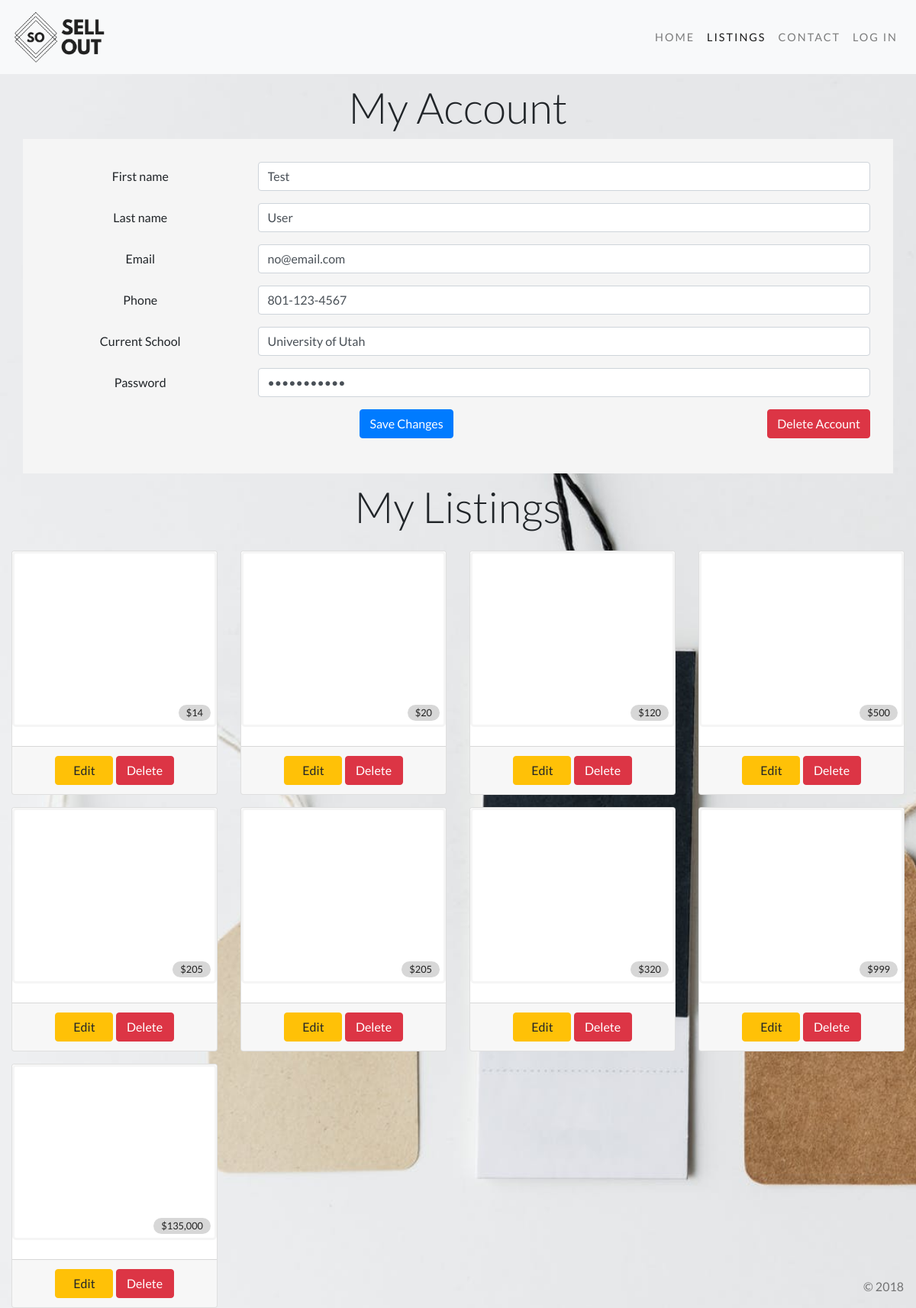
The page /profile.php on the database as committed earlier.
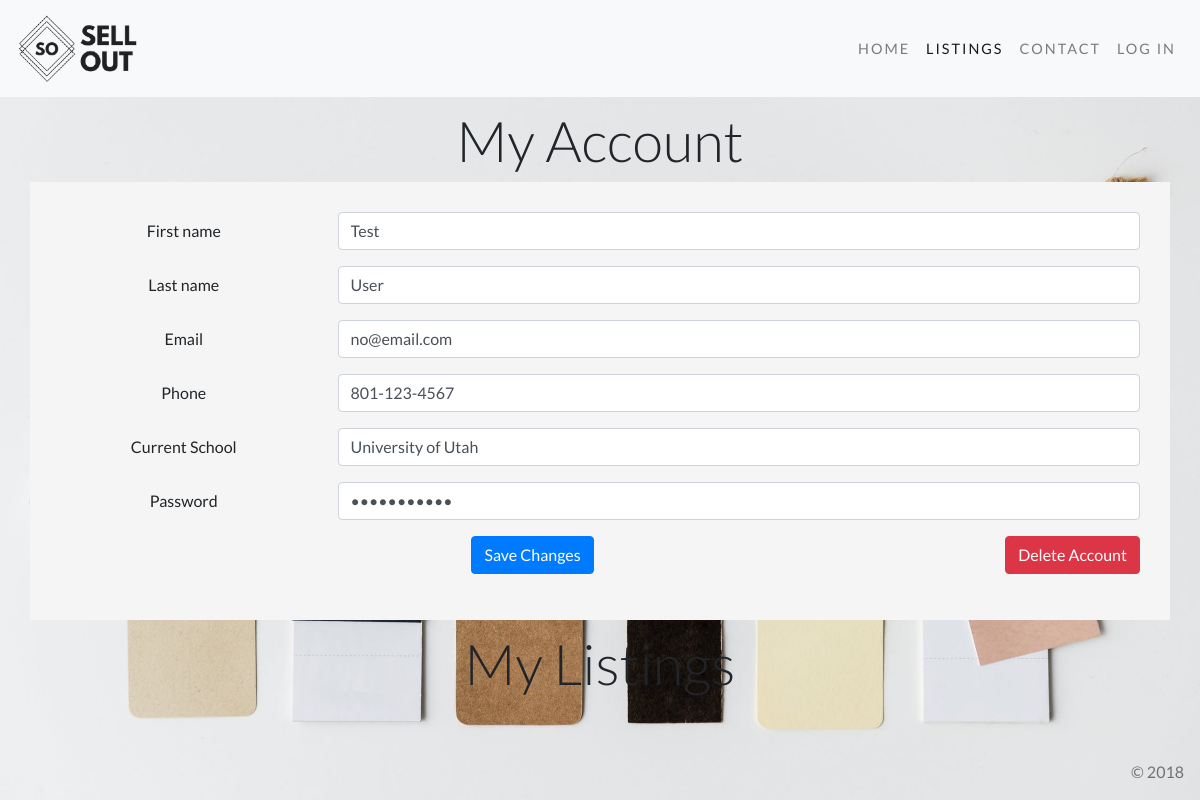
The same page on the database as committed later.
### tables this page shows
CREATE TABLE `listings` (
  `listing_id` int(11) NOT NULL,
  `description` varchar(255) NOT NULL,
  `title` varchar(255) NOT NULL,
  `price` varchar(255) NOT NULL,
  `list_date` date NOT NULL,
  `user_id` int(11) NOT NULL,
  `category_id` int(11) NOT NULL,
  `image_url` varchar(255) NOT NULL
);

### profile.php (the view, shortened to what this page needs)
<?php $active = 'listings';
require_once  'db_config.php';
$conn = new mysqli($hn, $un, $pw, $db);
$query = "SELECT * FROM listings";
$result = $conn->query($query);
$rows = $result->num_rows;
?>
<!doctype html>
<html>
    <head>
        <link rel="stylesheet" href="https://maxcdn.bootstrapcdn.com/bootstrap/4.0.0/css/bootstrap.min.css">
        <link rel="stylesheet" href="./styles/styles.css" >
    </head>
    <body>
        <?php include("header.php"); ?>
        <div class="container listings-container"  >
            <h1 class="home-title">My Account</h1>
			<div class="container contact-form-container">
				<form method='post' action='profile.php'>
                    <div class="form-group row">
                        <label for="fName" class="col-lg-3 col-form-label form-control-label">First name</label>
                        <div class="col-lg-9">
                            <input class="form-control" type="text" id="fName" value="Test">
                        </div>
                    </div>
                    <div class="form-group row">
                        <label for="lName" class="col-lg-3 col-form-label form-control-label">Last name</label>
                        <div class="col-lg-9">
                            <input class="form-control" type="text" id="lName" value="User">
                        </div>
                    </div>
                    <div class="form-group row">
                        <label for="email" class="col-lg-3 col-form-label form-control-label">Email</label>
                        <div class="col-lg-9">
                            <input class="form-control" type="email" id="email" value="no@email.com">
                        </div>
                    </div>
                    <div class="form-group row">
                        <label for="phone" class="col-lg-3 col-form-label form-control-label">Phone</label>
                        <div class="col-lg-9">
                            <input class="form-control" type="tel" id="phone" value="801-123-4567">
                        </div>
                    </div>
                    <div class="form-group row">
                        <label class="col-lg-3 col-form-label form-control-label">Current School</label>
                        <div class="col-lg-9">
                            <input class="form-control" type="text" id="institution" value="University of Utah">
                        </div>
                    </div>
                    <div class="form-group row">
                        <label class="col-lg-3 col-form-label form-control-label">Password</label>
                        <div class="col-lg-9">
                            <input class="form-control" type="password" id="password" value="11111122333">
                        </div>
                    </div>
                    <div class="form-group row">
						<div class="col-lg">
                            <input type="submit" class="btn btn-primary" value="Save Changes">
							<div class="float-md-right float-none">
								<a class="btn btn-danger" href="delete-account.php">Delete Account</a>
							</div>
						</div>
                    </div>
                </form>
			</div>
		<div class="row">
		<div class="col">
			<h1 class="home-title">My Listings</h1>
			</div>
		</div>
		<div class="row">
		<?php
for($j=0; $j<$rows; $j++)
{
$result->data_seek($j);
$row = $result->fetch_array(MYSQLI_NUM);
echo <<<_END
<div class="col-sm-12 col-md-6 col-lg-3">
	<div class="card mt-3">
	<div class="card-img-top">
		<a href="item-details.php">
			<div class="listing-card" style="background-image: url($row[4])">
				<div class="listing-card-price">$$row[7]</div>
			</div>
		</a>
	</div>
	<div class="card-footer">
		<a href="edit-listing.php" class="col-sm-4 btn btn-warning">Edit</a>   <a href="delete-listing.php" class="col-sm-4 btn btn-danger">Delete</a>
	</div>
	</div>
</div>
_END;
}
?>
    </div>
	</div>
	</body>
    <?php include("footer.php"); ?>
</html>

### header.php (shortened to what this page needs)
<nav class="navbar navbar-expand-lg sticky-top navbar-light bg-light" style="font-family: 'Lato', sans-serif !important;">
    <a class="navbar-brand" href="index.php">
        <img src="./img/so-logo-black.png" style="width: 125px; height: auto;" alt="" class="nav-image">
    </a>
    <div class="collapse navbar-collapse justify-content-end" id="navbarTogglerDemo03">
        <span class="navbar-text">
            <ul id="navderek" class="navbar-nav mr-auto mt-2 mt-lg-0">
                <?php echo ($active == 'index') ? '<li class="nav-item active">' : '<li class="nav-item">' ?>
                    <a class="nav-link header-link" href="index.php">Home</a>
                </li>
                <?php echo ($active == 'listings') ? '<li class="nav-item active">' : '<li class="nav-item">' ?>
                    <a class="nav-link header-link" href="listings.php">Listings</a>
				</li>
                <?php echo ($active == 'contact') ? '<li class="nav-item active">' : '<li class="nav-item">' ?>
                    <a class="nav-link header-link" href="contact.php">Contact</a>
                </li>
                <?php echo ($active == 'login') ? '<li class="nav-item active">' : '<li class="nav-item">' ?>
                    <a class="nav-link header-link" href="login.php">Log In</a>
                </li>
            </ul>
        </span>
    </div>
</nav>

### footer.php
<footer>
    <nav class="navbar fixed-bottom navbar-light bg-light" style="background: transparent !important; justify-content: flex-end">
        <ul class="navbar-nav" >
            <li class="nav-item">
                <a class="nav-link footer-link" href="#">&copy; 2018</a>
            </li>
        </ul>
    </nav>
</footer>

### styles/styles.css (style rules this page uses)
body { background: url('../img/tags.jpeg'); background-size: cover; background-repeat: no-repeat; min-height: 100vh; font-family: 'Lato', sans-serif !important; }
.home-title { font-family: 'Lato', sans-serif !important; font-weight: 300; font-size: 3.5rem; margin-top: 10px; }
img.nav-image { transition: transform 0.7s; }
.header-link { color: #f5f5f5; text-transform: uppercase; letter-spacing: 2px; font-size: 0.9rem; transition: transform 0.7s; position: relative; display: inline-block; transition: color .2s ease; }
.header-link::after, .header-link::before { content: ''; position: absolute; top: calc(100% + 5px); width: 0; right: 0; height: 3px; }
.header-link::before { transition: width 0.4s cubic-bezier(0.51, 0.18, 0, 0.88) 0.1s; background: #E4DEC3; }
.header-link::after { transition: width 0.2s cubic-bezier(0.29, 0.18, 0.26, 0.83); background: #CDAE9F; }
.contact-form-container { background: #f5f5f5; padding: 30px; }
.listings-container { text-align: center; max-width: 100% !important; }
.listing-card { margin-bottom: 25px; height: 230px; width: 100%; transition: transform 0.7s; padding: 0 5px; background-size: cover; background-repeat: no-repeat; border: solid 3px #f5f5f5; border-radius: 5px; position: relative; }
.listing-card-price { position: absolute; bottom: 5px; right: 5px; background: #d7d7d7; padding: 1px 10px; border-radius: 11px; font-size: 0.8rem; color: #212121; text-decoration: none; }

Rows that differ between the two databases and show on the page:
removed listings: price "14"
removed listings: price "20"
removed listings: price "120"
removed listings: price "500"
removed listings: price "205"
removed listings: price "205"
removed listings: price "320"
removed listings: price "999"
removed listings: price "135,000"
